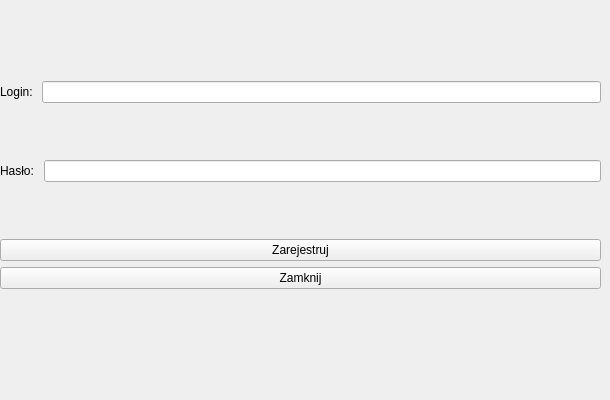
<?xml version="1.0" encoding="UTF-8"?>
<ui version="4.0">
 <class>userRegister</class>
 <widget class="QWidget" name="userRegister">
  <property name="geometry">
   <rect>
    <x>0</x>
    <y>0</y>
    <width>610</width>
    <height>400</height>
   </rect>
  </property>
  <property name="minimumSize">
   <size>
    <width>610</width>
    <height>400</height>
   </size>
  </property>
  <property name="maximumSize">
   <size>
    <width>600</width>
    <height>400</height>
   </size>
  </property>
  <property name="windowTitle">
   <string>Form</string>
  </property>
  <property name="styleSheet">
   <string notr="true">#verticalLayout, .verticalLayout, QVBoxLayout{
border:2px solid black;
border-radius:5px;
padding:10px;
}

QToolTip {
    border: 1px solid #76797C;
    background-color: #5A7566;
    color: white;
    padding: 0px;                /*remove padding, for fix combobox tooltip.*/
    opacity: 200;
}

QWidget {
    color: #eff0f1;
    background-color: #31363b;
    selection-background-color: #3daee9;
    selection-color: #eff0f1;
    background-clip: border;
    border-image: none;
    border: 0px transparent black;
    outline: 0;
}

QWidget:item:hover {
    background-color: #18465d;
    color: #eff0f1;
}

QWidget:item:selected {
    background-color: #18465d;
}

QCheckBox {
    spacing: 5px;
    outline: none;
    color: #eff0f1;
    margin-bottom: 2px;
}

QCheckBox:disabled {
    color: #76797C;
}

QCheckBox::indicator,
QGroupBox::indicator {
    width: 18px;
    height: 18px;
}

QGroupBox::indicator {
    margin-left: 2px;
}

QCheckBox::indicator:unchecked,
QGroupBox::indicator:unchecked {
    image: url(:/qss_icons/rc/checkbox_unchecked.png);
}

QCheckBox::indicator:unchecked:hover,
QCheckBox::indicator:unchecked:focus,
QCheckBox::indicator:unchecked:pressed,
QGroupBox::indicator:unchecked:hover,
QGroupBox::indicator:unchecked:focus,
QGroupBox::indicator:unchecked:pressed {
    border: none;
    image: url(:/qss_icons/rc/checkbox_unchecked_focus.png);
}

QCheckBox::indicator:checked,
QGroupBox::indicator:checked {
    image: url(:/qss_icons/rc/checkbox_checked.png);
}

QCheckBox::indicator:checked:hover,
QCheckBox::indicator:checked:focus,
QCheckBox::indicator:checked:pressed,
QGroupBox::indicator:checked:hover,
QGroupBox::indicator:checked:focus,
QGroupBox::indicator:checked:pressed {
    border: none;
    image: url(:/qss_icons/rc/checkbox_checked_focus.png);
}

QCheckBox::indicator:indeterminate {
    image: url(:/qss_icons/rc/checkbox_indeterminate.png);
}

QCheckBox::indicator:indeterminate:focus,
QCheckBox::indicator:indeterminate:hover,
QCheckBox::indicator:indeterminate:pressed {
    image: url(:/qss_icons/rc/checkbox_indeterminate_focus.png);
}

QCheckBox::indicator:checked:disabled,
QGroupBox::indicator:checked:disabled {
    image: url(:/qss_icons/rc/checkbox_checked_disabled.png);
}

QCheckBox::indicator:unchecked:disabled,
QGroupBox::indicator:unchecked:disabled {
    image: url(:/qss_icons/rc/checkbox_unchecked_disabled.png);
}

QRadioButton {
    spacing: 5px;
    outline: none;
    color: #eff0f1;
    margin-bottom: 2px;
}

QRadioButton:disabled {
    color: #76797C;
}

QRadioButton::indicator {
    width: 21px;
    height: 21px;
}

QRadioButton::indicator:unchecked {
    image: url(:/qss_icons/rc/radio_unchecked.png);
}

QRadioButton::indicator:unchecked:hover,
QRadioButton::indicator:unchecked:focus,
QRadioButton::indicator:unchecked:pressed {
    border: none;
    outline: none;
    image: url(:/qss_icons/rc/radio_unchecked_focus.png);
}

QRadioButton::indicator:checked {
    border: none;
    outline: none;
    image: url(:/qss_icons/rc/radio_checked.png);
}

QRadioButton::indicator:checked:hover,
QRadioButton::indicator:checked:focus,
QRadioButton::indicator:checked:pressed {
    border: none;
    outline: none;
    image: url(:/qss_icons/rc/radio_checked_focus.png);
}

QRadioButton::indicator:checked:disabled {
    outline: none;
    image: url(:/qss_icons/rc/radio_checked_disabled.png);
}

QRadioButton::indicator:unchecked:disabled {
    image: url(:/qss_icons/rc/radio_unchecked_disabled.png);
}

QMenuBar {
    background-color: #31363b;
    color: #eff0f1;
}

QMenuBar::item {
    background: transparent;
}

QMenuBar::item:selected {
    background: transparent;
    border: 1px solid #76797C;
}

QMenuBar::item:pressed {
    border: 1px solid #76797C;
    background-color: #3daee9;
    color: #eff0f1;
    margin-bottom: -1px;
    padding-bottom: 1px;
}

QMenu {
    border: 1px solid #76797C;
    color: #eff0f1;
    margin: 2px;
}

QMenu::icon {
    margin: 5px;
}

QMenu::item {
    padding: 5px 30px 5px 30px;
    border: 1px solid transparent;
    /* reserve space for selection border */
}

QMenu::item:selected {
    color: #eff0f1;
}

QMenu::separator {
    height: 2px;
    background: lightblue;
    margin-left: 10px;
    margin-right: 5px;
}

QMenu::indicator {
    width: 18px;
    height: 18px;
}


/* non-exclusive indicator = check box style indicator
   (see QActionGroup::setExclusive) */

QMenu::indicator:non-exclusive:unchecked {
    image: url(:/qss_icons/rc/checkbox_unchecked.png);
}

QMenu::indicator:non-exclusive:unchecked:selected {
    image: url(:/qss_icons/rc/checkbox_unchecked_disabled.png);
}

QMenu::indicator:non-exclusive:checked {
    image: url(:/qss_icons/rc/checkbox_checked.png);
}

QMenu::indicator:non-exclusive:checked:selected {
    image: url(:/qss_icons/rc/checkbox_checked_disabled.png);
}


/* exclusive indicator = radio button style indicator (see QActionGroup::setExclusive) */

QMenu::indicator:exclusive:unchecked {
    image: url(:/qss_icons/rc/radio_unchecked.png);
}

QMenu::indicator:exclusive:unchecked:selected {
    image: url(:/qss_icons/rc/radio_unchecked_disabled.png);
}

QMenu::indicator:exclusive:checked {
    image: url(:/qss_icons/rc/radio_checked.png);
}

QMenu::indicator:exclusive:checked:selected {
    image: url(:/qss_icons/rc/radio_checked_disabled.png);
}

QMenu::right-arrow {
    margin: 5px;
    image: url(:/qss_icons/rc/right_arrow.png)
}

QWidget:disabled {
    color: #454545;
    background-color: #31363b;
}

QAbstractItemView {
    alternate-background-color: #31363b;
    color: #eff0f1;
    border: 1px solid #3A3939;
    border-radius: 2px;
}

QWidget:focus,
QMenuBar:focus {
    border: 1px solid #3daee9;
}

QTabWidget:focus,
QCheckBox:focus,
QRadioButton:focus,
QSlider:focus {
    border: none;
}

QLineEdit {
    background-color: #232629;
    padding: 5px;
    border-style: solid;
    border: 1px solid #76797C;
    border-radius: 2px;
    color: #eff0f1;
}

QAbstractItemView QLineEdit {
    padding: 0;
}

QGroupBox {
    border: 1px solid #76797C;
    border-radius: 2px;
    margin-top: 20px;
}

QGroupBox::title {
    subcontrol-origin: margin;
    subcontrol-position: top center;
    padding-left: 10px;
    padding-right: 10px;
    padding-top: 10px;
}

QAbstractScrollArea {
    border-radius: 2px;
    border: 1px solid #76797C;
    background-color: transparent;
}

QScrollBar:horizontal {
    height: 15px;
    margin: 3px 15px 3px 15px;
    border: 1px transparent #2A2929;
    border-radius: 4px;
    background-color: #2A2929;
}

QScrollBar::handle:horizontal {
    background-color: #605F5F;
    min-width: 5px;
    border-radius: 4px;
}

QScrollBar::add-line:horizontal {
    margin: 0px 3px 0px 3px;
    border-image: url(:/qss_icons/rc/right_arrow_disabled.png);
    width: 10px;
    height: 10px;
    subcontrol-position: right;
    subcontrol-origin: margin;
}

QScrollBar::sub-line:horizontal {
    margin: 0px 3px 0px 3px;
    border-image: url(:/qss_icons/rc/left_arrow_disabled.png);
    height: 10px;
    width: 10px;
    subcontrol-position: left;
    subcontrol-origin: margin;
}

QScrollBar::add-line:horizontal:hover,
QScrollBar::add-line:horizontal:on {
    border-image: url(:/qss_icons/rc/right_arrow.png);
    height: 10px;
    width: 10px;
    subcontrol-position: right;
    subcontrol-origin: margin;
}

QScrollBar::sub-line:horizontal:hover,
QScrollBar::sub-line:horizontal:on {
    border-image: url(:/qss_icons/rc/left_arrow.png);
    height: 10px;
    width: 10px;
    subcontrol-position: left;
    subcontrol-origin: margin;
}

QScrollBar::up-arrow:horizontal,
QScrollBar::down-arrow:horizontal {
    background: none;
}

QScrollBar::add-page:horizontal,
QScrollBar::sub-page:horizontal {
    background: none;
}

QScrollBar:vertical {
    background-color: #2A2929;
    width: 15px;
    margin: 15px 3px 15px 3px;
    border: 1px transparent #2A2929;
    border-radius: 4px;
}

QScrollBar::handle:vertical {
    background-color: #605F5F;
    min-height: 5px;
    border-radius: 4px;
}

QScrollBar::sub-line:vertical {
    margin: 3px 0px 3px 0px;
    border-image: url(:/qss_icons/rc/up_arrow_disabled.png);
    height: 10px;
    width: 10px;
    subcontrol-position: top;
    subcontrol-origin: margin;
}

QScrollBar::add-line:vertical {
    margin: 3px 0px 3px 0px;
    border-image: url(:/qss_icons/rc/down_arrow_disabled.png);
    height: 10px;
    width: 10px;
    subcontrol-position: bottom;
    subcontrol-origin: margin;
}

QScrollBar::sub-line:vertical:hover,
QScrollBar::sub-line:vertical:on {
    border-image: url(:/qss_icons/rc/up_arrow.png);
    height: 10px;
    width: 10px;
    subcontrol-position: top;
    subcontrol-origin: margin;
}

QScrollBar::add-line:vertical:hover,
QScrollBar::add-line:vertical:on {
    border-image: url(:/qss_icons/rc/down_arrow.png);
    height: 10px;
    width: 10px;
    subcontrol-position: bottom;
    subcontrol-origin: margin;
}

QScrollBar::up-arrow:vertical,
QScrollBar::down-arrow:vertical {
    background: none;
}

QScrollBar::add-page:vertical,
QScrollBar::sub-page:vertical {
    background: none;
}

QTextEdit {
    background-color: #232629;
    color: #eff0f1;
    border: 1px solid #76797C;
}

QPlainTextEdit {
    background-color: #232629;
    ;
    color: #eff0f1;
    border-radius: 2px;
    border: 1px solid #76797C;
}

QHeaderView::section {
    background-color: #76797C;
    color: #eff0f1;
    padding: 5px;
    border: 1px solid #76797C;
}

QSizeGrip {
    image: url(:/qss_icons/rc/sizegrip.png);
    width: 12px;
    height: 12px;
}

QMainWindow::separator {
    background-color: #31363b;
    color: white;
    padding-left: 4px;
    spacing: 2px;
    border: 1px dashed #76797C;
}

QMainWindow::separator:hover {
    background-color: #787876;
    color: white;
    padding-left: 4px;
    border: 1px solid #76797C;
    spacing: 2px;
}

QMenu::separator {
    height: 1px;
    background-color: #76797C;
    color: white;
    padding-left: 4px;
    margin-left: 10px;
    margin-right: 5px;
}

QFrame {
    border-radius: 2px;
    border: 1px solid #76797C;
}

QFrame[frameShape=&quot;0&quot;] {
    border-radius: 2px;
    border: 1px transparent #76797C;
}

QStackedWidget {
    border: 1px transparent black;
}

QToolBar {
    border: 1px transparent #393838;
    background: 1px solid #31363b;
    font-weight: bold;
}

QToolBar::handle:horizontal {
    image: url(:/qss_icons/rc/Hmovetoolbar.png);
}

QToolBar::handle:vertical {
    image: url(:/qss_icons/rc/Vmovetoolbar.png);
}

QToolBar::separator:horizontal {
    image: url(:/qss_icons/rc/Hsepartoolbar.png);
}

QToolBar::separator:vertical {
    image: url(:/qss_icons/rc/Vsepartoolbar.png);
}

QToolButton#qt_toolbar_ext_button {
    background: #58595a
}

QPushButton {
    color: #eff0f1;
    background-color: #31363b;
    border-width: 1px;
    border-color: #76797C;
    border-style: solid;
    padding: 5px;
    border-radius: 2px;
    outline: none;
}

QPushButton:disabled {
    background-color: #31363b;
    border-width: 1px;
    border-color: #454545;
    border-style: solid;
    padding-top: 5px;
    padding-bottom: 5px;
    padding-left: 10px;
    padding-right: 10px;
    border-radius: 2px;
    color: #454545;
}

QPushButton:focus {
    background-color: #3daee9;
    color: white;
}

QPushButton:pressed {
    background-color: #3daee9;
    padding-top: -15px;
    padding-bottom: -17px;
}

QComboBox {
    selection-background-color: #3daee9;
    border-style: solid;
    border: 1px solid #76797C;
    border-radius: 2px;
    padding: 5px;
    min-width: 75px;
}

QPushButton:checked {
    background-color: #76797C;
    border-color: #6A6969;
}

QComboBox:hover,
QPushButton:hover,
QAbstractSpinBox:hover,
QLineEdit:hover,
QTextEdit:hover,
QPlainTextEdit:hover,
QAbstractView:hover,
QTreeView:hover {
    border: 1px solid #3daee9;
    color: #eff0f1;
}

QComboBox:on {
    padding-top: 3px;
    padding-left: 4px;
    selection-background-color: #4a4a4a;
}

QComboBox QAbstractItemView {
    background-color: #232629;
    border-radius: 2px;
    border: 1px solid #76797C;
    selection-background-color: #18465d;
}

QComboBox::drop-down {
    subcontrol-origin: padding;
    subcontrol-position: top right;
    width: 15px;
    border-left-width: 0px;
    border-left-color: darkgray;
    border-left-style: solid;
    border-top-right-radius: 3px;
    border-bottom-right-radius: 3px;
}

QComboBox::down-arrow {
    image: url(:/qss_icons/rc/down_arrow_disabled.png);
}

QComboBox::down-arrow:on,
QComboBox::down-arrow:hover,
QComboBox::down-arrow:focus {
    image: url(:/qss_icons/rc/down_arrow.png);
}

QAbstractSpinBox {
    padding: 5px;
    border: 1px solid #76797C;
    background-color: #232629;
    color: #eff0f1;
    border-radius: 2px;
    min-width: 75px;
}

QAbstractSpinBox:up-button {
    background-color: transparent;
    subcontrol-origin: border;
    subcontrol-position: center right;
}

QAbstractSpinBox:down-button {
    background-color: transparent;
    subcontrol-origin: border;
    subcontrol-position: center left;
}

QAbstractSpinBox::up-arrow,
QAbstractSpinBox::up-arrow:disabled,
QAbstractSpinBox::up-arrow:off {
    image: url(:/qss_icons/rc/up_arrow_disabled.png);
    width: 10px;
    height: 10px;
}

QAbstractSpinBox::up-arrow:hover {
    image: url(:/qss_icons/rc/up_arrow.png);
}

QAbstractSpinBox::down-arrow,
QAbstractSpinBox::down-arrow:disabled,
QAbstractSpinBox::down-arrow:off {
    image: url(:/qss_icons/rc/down_arrow_disabled.png);
    width: 10px;
    height: 10px;
}

QAbstractSpinBox::down-arrow:hover {
    image: url(:/qss_icons/rc/down_arrow.png);
}

QLabel {
    border: 0px solid black;
}

QTabWidget {
    border: 0px transparent black;
}

QTabWidget::pane {
    border: 1px solid #76797C;
    padding: 5px;
    margin: 0px;
}

QTabWidget::tab-bar {
    /* left: 5px; move to the right by 5px */
}

QTabBar {
    qproperty-drawBase: 0;
    border-radius: 3px;
}

QTabBar:focus {
    border: 0px transparent black;
}

QTabBar::close-button {
    image: url(:/qss_icons/rc/close.png);
    background: transparent;
}

QTabBar::close-button:hover {
    image: url(:/qss_icons/rc/close-hover.png);
    background: transparent;
}

QTabBar::close-button:pressed {
    image: url(:/qss_icons/rc/close-pressed.png);
    background: transparent;
}


/* TOP TABS */

QTabBar::tab:top {
    color: #eff0f1;
    border: 1px solid #76797C;
    border-bottom: 1px transparent black;
    background-color: #31363b;
    padding: 5px;
    min-width: 50px;
    border-top-left-radius: 2px;
    border-top-right-radius: 2px;
}

QTabBar::tab:top:selected {
    color: #eff0f1;
    background-color: #54575B;
    border: 1px solid #76797C;
    border-bottom: 2px solid #3daee9;
    border-top-left-radius: 2px;
    border-top-right-radius: 2px;
}

QTabBar::tab:top:!selected:hover {
    background-color: #3daee9;
}


/* BOTTOM TABS */

QTabBar::tab:bottom {
    color: #eff0f1;
    border: 1px solid #76797C;
    border-top: 1px transparent black;
    background-color: #31363b;
    padding: 5px;
    border-bottom-left-radius: 2px;
    border-bottom-right-radius: 2px;
    min-width: 50px;
}

QTabBar::tab:bottom:selected {
    color: #eff0f1;
    background-color: #54575B;
    border: 1px solid #76797C;
    border-top: 2px solid #3daee9;
    border-bottom-left-radius: 2px;
    border-bottom-right-radius: 2px;
}

QTabBar::tab:bottom:!selected:hover {
    background-color: #3daee9;
}


/* LEFT TABS */

QTabBar::tab:left {
    color: #eff0f1;
    border: 1px solid #76797C;
    border-left: 1px transparent black;
    background-color: #31363b;
    padding: 5px;
    border-top-right-radius: 2px;
    border-bottom-right-radius: 2px;
    min-height: 50px;
}

QTabBar::tab:left:selected {
    color: #eff0f1;
    background-color: #54575B;
    border: 1px solid #76797C;
    border-left: 2px solid #3daee9;
    border-top-right-radius: 2px;
    border-bottom-right-radius: 2px;
}

QTabBar::tab:left:!selected:hover {
    background-color: #3daee9;
}


/* RIGHT TABS */

QTabBar::tab:right {
    color: #eff0f1;
    border: 1px solid #76797C;
    border-right: 1px transparent black;
    background-color: #31363b;
    padding: 5px;
    border-top-left-radius: 2px;
    border-bottom-left-radius: 2px;
    min-height: 50px;
}

QTabBar::tab:right:selected {
    color: #eff0f1;
    background-color: #54575B;
    border: 1px solid #76797C;
    border-right: 2px solid #3daee9;
    border-top-left-radius: 2px;
    border-bottom-left-radius: 2px;
}

QTabBar::tab:right:!selected:hover {
    background-color: #3daee9;
}

QTabBar QToolButton::right-arrow:enabled {
    image: url(:/qss_icons/rc/right_arrow.png);
}

QTabBar QToolButton::left-arrow:enabled {
    image: url(:/qss_icons/rc/left_arrow.png);
}

QTabBar QToolButton::right-arrow:disabled {
    image: url(:/qss_icons/rc/right_arrow_disabled.png);
}

QTabBar QToolButton::left-arrow:disabled {
    image: url(:/qss_icons/rc/left_arrow_disabled.png);
}

QDockWidget {
    background: #31363b;
    border: 1px solid #403F3F;
    titlebar-close-icon: url(:/qss_icons/rc/close.png);
    titlebar-normal-icon: url(:/qss_icons/rc/undock.png);
}

QDockWidget::close-button,
QDockWidget::float-button {
    border: 1px solid transparent;
    border-radius: 2px;
    background: transparent;
}

QDockWidget::close-button:hover,
QDockWidget::float-button:hover {
    background: rgba(255, 255, 255, 10);
}

QDockWidget::close-button:pressed,
QDockWidget::float-button:pressed {
    padding: 1px -1px -1px 1px;
    background: rgba(255, 255, 255, 10);
}

QTreeView,
QListView {
    border: 1px solid #76797C;
    background-color: #232629;
}

QTreeView:branch:selected,
QTreeView:branch:hover {
    background: url(:/qss_icons/rc/transparent.png);
}

QTreeView::branch:has-siblings:!adjoins-item {
    border-image: url(:/qss_icons/rc/transparent.png);
}

QTreeView::branch:has-siblings:adjoins-item {
    border-image: url(:/qss_icons/rc/transparent.png);
}

QTreeView::branch:!has-children:!has-siblings:adjoins-item {
    border-image: url(:/qss_icons/rc/transparent.png);
}

QTreeView::branch:has-children:!has-siblings:closed,
QTreeView::branch:closed:has-children:has-siblings {
    image: url(:/qss_icons/rc/branch_closed.png);
}

QTreeView::branch:open:has-children:!has-siblings,
QTreeView::branch:open:has-children:has-siblings {
    image: url(:/qss_icons/rc/branch_open.png);
}

QTreeView::branch:has-children:!has-siblings:closed:hover,
QTreeView::branch:closed:has-children:has-siblings:hover {
    image: url(:/qss_icons/rc/branch_closed-on.png);
}

QTreeView::branch:open:has-children:!has-siblings:hover,
QTreeView::branch:open:has-children:has-siblings:hover {
    image: url(:/qss_icons/rc/branch_open-on.png);
}

QListView::item:!selected:hover,
QTreeView::item:!selected:hover {
    background: #18465d;
    outline: 0;
    color: #eff0f1
}

QListView::item:selected:hover,
QTreeView::item:selected:hover {
    background: #287399;
    color: #eff0f1;
}

QTreeView::indicator:checked,
QListView::indicator:checked {
    image: url(:/qss_icons/rc/checkbox_checked.png);
}

QTreeView::indicator:unchecked,
QListView::indicator:unchecked {
    image: url(:/qss_icons/rc/checkbox_unchecked.png);
}

QTreeView::indicator:indeterminate,
QListView::indicator:indeterminate {
    image: url(:/qss_icons/rc/checkbox_indeterminate.png);
}

QTreeView::indicator:checked:hover,
QTreeView::indicator:checked:focus,
QTreeView::indicator:checked:pressed,
QListView::indicator:checked:hover,
QListView::indicator:checked:focus,
QListView::indicator:checked:pressed {
    image: url(:/qss_icons/rc/checkbox_checked_focus.png);
}

QTreeView::indicator:unchecked:hover,
QTreeView::indicator:unchecked:focus,
QTreeView::indicator:unchecked:pressed,
QListView::indicator:unchecked:hover,
QListView::indicator:unchecked:focus,
QListView::indicator:unchecked:pressed {
    image: url(:/qss_icons/rc/checkbox_unchecked_focus.png);
}

QTreeView::indicator:indeterminate:hover,
QTreeView::indicator:indeterminate:focus,
QTreeView::indicator:indeterminate:pressed,
QListView::indicator:indeterminate:hover,
QListView::indicator:indeterminate:focus,
QListView::indicator:indeterminate:pressed {
    image: url(:/qss_icons/rc/checkbox_indeterminate_focus.png);
}

QSlider::groove:horizontal {
    border: 1px solid #565a5e;
    height: 4px;
    background: #565a5e;
    margin: 0px;
    border-radius: 2px;
}

QSlider::handle:horizontal {
    background: #232629;
    border: 1px solid #565a5e;
    width: 16px;
    height: 16px;
    margin: -8px 0;
    border-radius: 9px;
}

QSlider::sub-page:horizontal {
    border: 1px solid #565a5e;
    height: 4px;
    background: #3daee9;
    margin: 0px;
    border-radius: 2px;
}

QSlider::groove:vertical {
    border: 1px solid #565a5e;
    width: 4px;
    background: #565a5e;
    margin: 0px;
    border-radius: 3px;
}

QSlider::handle:vertical {
    background: #232629;
    border: 1px solid #565a5e;
    width: 16px;
    height: 16px;
    margin: 0 -8px;
    border-radius: 9px;
}

QSlider::sub-page:vertical {
    border: 1px solid #565a5e;
    width: 4px;
    background: #3daee9;
    margin: 0px;
    border-radius: 3px;
}

QToolButton {
    background-color: transparent;
    border: 1px transparent #76797C;
    border-radius: 2px;
    margin: 3px;
    padding: 5px;
}

QToolButton[popupMode=&quot;1&quot;] {
    /* only for MenuButtonPopup */
    padding-right: 20px;
    /* make way for the popup button */
    border: 1px #76797C;
    border-radius: 5px;
}

QToolButton[popupMode=&quot;2&quot;] {
    /* only for InstantPopup */
    padding-right: 10px;
    /* make way for the popup button */
    border: 1px #76797C;
}

QToolButton:hover,
QToolButton::menu-button:hover {
    background-color: transparent;
    border: 1px solid #3daee9;
    padding: 5px;
}

QToolButton:checked,
QToolButton:pressed,
QToolButton::menu-button:pressed {
    background-color: #3daee9;
    border: 1px solid #3daee9;
    padding: 5px;
}


/* the subcontrol below is used only in the InstantPopup or DelayedPopup mode */

QToolButton::menu-indicator {
    image: url(:/qss_icons/rc/down_arrow.png);
    top: -7px;
    left: -2px;
    /* shift it a bit */
}


/* the subcontrols below are used only in the MenuButtonPopup mode */

QToolButton::menu-button {
    border: 1px transparent #76797C;
    border-top-right-radius: 6px;
    border-bottom-right-radius: 6px;
    /* 16px width + 4px for border = 20px allocated above */
    width: 16px;
    outline: none;
}

QToolButton::menu-arrow {
    image: url(:/qss_icons/rc/down_arrow.png);
}

QToolButton::menu-arrow:open {
    border: 1px solid #76797C;
}

QPushButton::menu-indicator {
    subcontrol-origin: padding;
    subcontrol-position: bottom right;
    bottom: 5px;
}

QTableView {
    border: 1px solid #76797C;
    gridline-color: #31363b;
    background-color: #232629;
}

QTableView,
QHeaderView {
    border-radius: 0px;
}

QTableView::item:pressed,
QListView::item:pressed,
QTreeView::item:pressed {
    background: #18465d;
    color: #eff0f1;
}

QTableView::item:selected:active,
QTreeView::item:selected:active,
QListView::item:selected:active {
    background: #287399;
    color: #eff0f1;
}

QHeaderView {
    background-color: #31363b;
    border: 1px transparent;
    border-radius: 0px;
    margin: 0px;
    padding: 0px;
}

QHeaderView::section {
    background-color: #31363b;
    color: #eff0f1;
    padding: 5px;
    border: 1px solid #76797C;
    border-radius: 0px;
    text-align: center;
}

QHeaderView::section::vertical::first,
QHeaderView::section::vertical::only-one {
    border-top: 1px solid #76797C;
}

QHeaderView::section::vertical {
    border-top: transparent;
}

QHeaderView::section::horizontal::first,
QHeaderView::section::horizontal::only-one {
    border-left: 1px solid #76797C;
}

QHeaderView::section::horizontal {
    border-left: transparent;
}

QHeaderView::section:checked {
    color: white;
    background-color: #334e5e;
}


/* style the sort indicator */

QHeaderView::down-arrow {
    image: url(:/qss_icons/rc/down_arrow.png);
}

QHeaderView::up-arrow {
    image: url(:/qss_icons/rc/up_arrow.png);
}

QTableCornerButton::section {
    background-color: #31363b;
    border: 1px transparent #76797C;
    border-radius: 0px;
}

QToolBox {
    padding: 5px;
    border: 1px transparent black;
}

QToolBox::tab {
    color: #eff0f1;
    background-color: #31363b;
    border: 1px solid #76797C;
    border-bottom: 1px transparent #31363b;
    border-top-left-radius: 5px;
    border-top-right-radius: 5px;
}

QToolBox::tab:selected {
    /* italicize selected tabs */
    font: italic;
    background-color: #31363b;
    border-color: #3daee9;
}

QStatusBar::item {
    border: 0px transparent dark;
}

QFrame[height=&quot;3&quot;],
QFrame[width=&quot;3&quot;] {
    background-color: #76797C;
}

QSplitter::handle {
    border: 1px dashed #76797C;
}

QSplitter::handle:hover {
    background-color: #787876;
    border: 1px solid #76797C;
}

QSplitter::handle:horizontal {
    width: 1px;
}

QSplitter::handle:vertical {
    height: 1px;
}

QProgressBar {
    border: 1px solid #76797C;
    border-radius: 5px;
    text-align: center;
}

QProgressBar::chunk {
    background-color: #05B8CC;
}

QDateEdit {
    selection-background-color: #3daee9;
    border-style: solid;
    border: 1px solid #3375A3;
    border-radius: 2px;
    padding: 1px;
    min-width: 75px;
}

QDateEdit:on {
    padding-top: 3px;
    padding-left: 4px;
    selection-background-color: #4a4a4a;
}

QDateEdit QAbstractItemView {
    background-color: #232629;
    border-radius: 2px;
    border: 1px solid #3375A3;
    selection-background-color: #3daee9;
}

QDateEdit::drop-down {
    subcontrol-origin: padding;
    subcontrol-position: top right;
    width: 15px;
    border-left-width: 0px;
    border-left-color: darkgray;
    border-left-style: solid;
    border-top-right-radius: 3px;
    border-bottom-right-radius: 3px;
}

QDateEdit::down-arrow {
    image: url(:/qss_icons/rc/down_arrow_disabled.png);
}

QDateEdit::down-arrow:on,
QDateEdit::down-arrow:hover,
QDateEdit::down-arrow:focus {
    image: url(:/qss_icons/rc/down_arrow.png);
}
</string>
  </property>
  <widget class="QWidget" name="verticalLayoutWidget">
   <property name="geometry">
    <rect>
     <x>0</x>
     <y>30</y>
     <width>601</width>
     <height>311</height>
    </rect>
   </property>
   <layout class="QVBoxLayout" name="verticalLayout">
    <item>
     <layout class="QHBoxLayout" name="horizontalLayout">
      <item>
       <widget class="QLabel" name="label">
        <property name="text">
         <string>Login: </string>
        </property>
       </widget>
      </item>
      <item>
       <widget class="QLineEdit" name="userLogin"/>
      </item>
     </layout>
    </item>
    <item>
     <layout class="QHBoxLayout" name="horizontalLayout_2">
      <item>
       <widget class="QLabel" name="label_2">
        <property name="text">
         <string>Hasło: </string>
        </property>
       </widget>
      </item>
      <item>
       <widget class="QLineEdit" name="userPassword"/>
      </item>
     </layout>
    </item>
    <item>
     <layout class="QVBoxLayout" name="verticalLayout_3">
      <item>
       <widget class="QPushButton" name="pushButton">
        <property name="text">
         <string>Zarejestruj</string>
        </property>
       </widget>
      </item>
      <item>
       <widget class="QPushButton" name="pushButton_2">
        <property name="text">
         <string>Zamknij</string>
        </property>
       </widget>
      </item>
     </layout>
    </item>
   </layout>
  </widget>
 </widget>
 <resources/>
 <connections/>
</ui>
